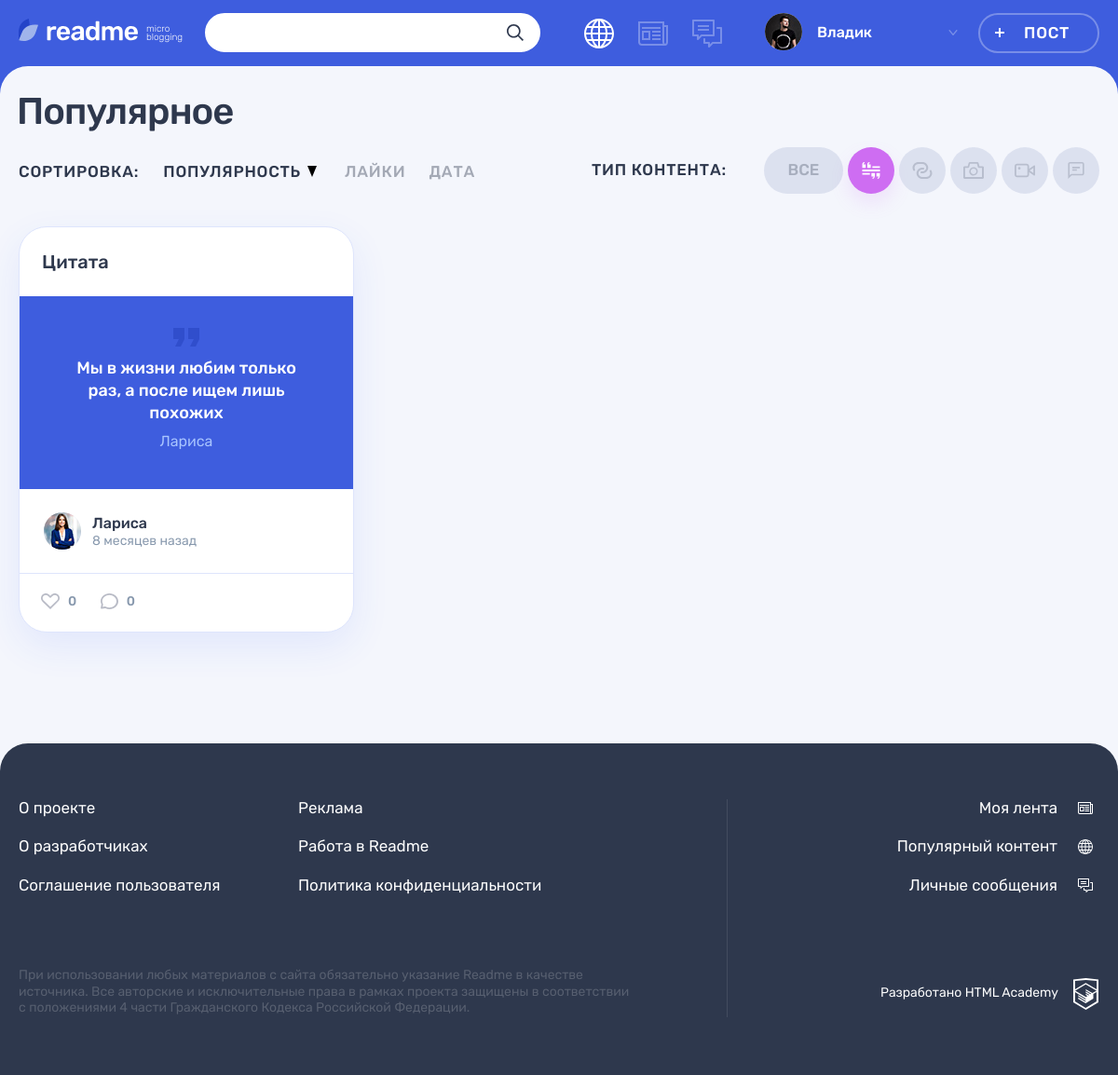
The app's page /popular.php?type_id=1 (signed in) with its own data.
### tables this page shows
CREATE TABLE content_types
(
  id         INT AUTO_INCREMENT PRIMARY KEY,
  name       VARCHAR(128) UNIQUE NOT NULL,
  icon_class VARCHAR(32)
);

CREATE TABLE posts
(
  id          INT AUTO_INCREMENT PRIMARY KEY,
  created_at  DATETIME     NOT NULL,
  title       VARCHAR(200) NOT NULL,
  content     VARCHAR(1000),
  author      VARCHAR(128),
  picture_url VARCHAR(1000),
  video_url   VARCHAR(1000),
  website     VARCHAR(1000),
  views_count INT UNSIGNED DEFAULT 0,
  user_id     INT          NOT NULL,
  type_id     INT          NOT NULL,
  FOREIGN KEY (user_id) REFERENCES users (id),
  FOREIGN KEY (type_id) REFERENCES content_types (id)
);

CREATE TABLE users
(
  id            INT AUTO_INCREMENT PRIMARY KEY,
  registered_at DATETIME            NOT NULL,
  email         VARCHAR(320) UNIQUE NOT NULL,
  login         VARCHAR(128) UNIQUE NOT NULL,
  password      VARCHAR(1000)       NOT NULL,
  avatar_path   VARCHAR(125)
);

### helpers.php (called while the page is built, shortened)
<?php
function include_template($name, array $data = [])
{
    $name = 'templates/' . $name;
    extract($data);
    require $name;
    $result = ob_get_clean();
    return $result;
}

### database/helpers.php (called while the page is built, shortened)
<?php
function prepareResult($query, $types = "", $params = []): mysqli_result {
    global $connect;
    $stmt = mysqli_prepare($connect, $query);
    if ($types !== "") {
        $result = mysqli_stmt_bind_param($stmt, $types, ...$params);
    }
    $result = mysqli_stmt_execute($stmt);
    $result = mysqli_stmt_get_result($stmt);
    return $result;
}

### database/posts.php (called while the page is built, shortened)
<?php
function fetchPostTypes(): array
{
    $query = "SELECT id, name, icon_class from content_types";
    return fetchData(prepareResult($query));
}
function fetchPopularPostsByType($type_id): array {
    $query = "SELECT created_at as created_date,
        posts.id,
        title,
        content,
        author,
        users.login,
        type_id,
        views_count,
        users.avatar_path
    FROM posts
        INNER JOIN users
            ON user_id = users.id
    WHERE type_id = ?
    ORDER BY views_count DESC
    LIMIT 6";
    return fetchData(prepareResult($query, "i", [$type_id]));
}

### templates/popular.php (the view, shortened to what this page needs)
<div class="container">
    <h1 class="page__title page__title--popular">Популярное</h1>
</div>
<div class="popular container">
    <div class="popular__filters-wrapper">
        <div class="popular__sorting sorting">
            <b class="popular__sorting-caption sorting__caption">Сортировка:</b>
            <ul class="popular__sorting-list sorting__list">
                <li class="sorting__item sorting__item--popular">
                    <a class="sorting__link sorting__link--active" href="#">
                        <span>Популярность</span>
                        <svg class="sorting__icon" width="10" height="12">
                            <use xlink:href="#icon-sort"></use>
                        </svg>
                    </a>
                </li>
                <li class="sorting__item">
                    <a class="sorting__link" href="#">
                        <span>Лайки</span>
                    </a>
                </li>
                <li class="sorting__item">
                    <a class="sorting__link" href="#">
                        <span>Дата</span>
                    </a>
                </li>
            </ul>
        </div>
        <div class="popular__filters filters">
            <b class="popular__filters-caption filters__caption">Тип контента:</b>
            <ul class="popular__filters-list filters__list">
                <li class="popular__filters-item popular__filters-item--all filters__item filters__item--all">
                    <a class="filters__button filters__button--ellipse filters__button--all <?= $current_type_id === null ? "filters__button--active" : "" ?>"
                       href="popular.php">
                        <span>Все</span>
                    </a>
                </li>
                <?php foreach ($post_types as $post_type): ?>
                    <li class="popular__filters-item filters__item">
                        <a class="filters__button filters__button--<?php
                        $active_class = $current_type_id === $post_type["id"] ? " filters__button--active" : "";
                        $post_class = htmlspecialchars($post_type["icon_class"]);
                        print($post_class . $active_class);
                        ?> button"
                           href="?type_id=<?= $post_type["id"] ?>">
                            <svg class="filters__icon" width="22" height="18">
                                <use xlink:href="#icon-filter-<?= htmlspecialchars($post_type["icon_class"]) ?>"></use>
                            </svg>
                        </a>
                    </li>
                <?php endforeach; ?>
            </ul>
        </div>
    </div>
    <div class="popular__posts">
        <?php foreach ($posts as $index => $post): ?>
            <article class="popular__post post <?= htmlspecialchars($post["type"]) ?>">
                <header class="post__header">
                    <a href="/post.php?post_id=<?= htmlspecialchars($post["id"]) ?>">
                        <h2><?= htmlspecialchars($post["title"]) ?></h2>
                    </a>
                </header>
                <?php
                    $template_post = include_template("/parts/post/" . $post["type"] . ".php", [
                        "id" => $post["id"],
                        "title" => $post["title"],
                        "content" => $post["contain"],
                        "author" => $post["user_name"],
                        "is_details" => false,
                        "show_title" => false,
                        "is_video_control" => false,
                    ]);
                    print($template_post);
                ?>
                <footer class="post__footer">
                    <div class="post__author">
                        <a class="post__author-link" href="#" title="Автор">
                            <div class="post__avatar-wrapper">
                                <img class="post__author-avatar" src="<?= htmlspecialchars($post["avatar"]) ?>"
                                     alt="Аватар пользователя">
                            </div>
                            <div class="post__info">
                                <b class="post__author-name"><?= htmlspecialchars($post["user_name"]) ?></b>
                                <time class="post__time" title="<?= htmlspecialchars($post["date_title"]) ?>"
                                      datetime="<?= htmlspecialchars($post["created_date"]) ?>"><?= htmlspecialchars(
                                        $post["time_ago"]
                                    ) ?></time>
                            </div>
                        </a>
                    </div>
                    <div class="post__indicators">
                        <div class="post__buttons">
                            <a class="post__indicator post__indicator--likes button" href="#" title="Лайк">
                                <svg class="post__indicator-icon" width="20" height="17">
                                    <use xlink:href="#icon-heart"></use>
                                </svg>
                                <span>0</span>
                            </a>
                            <a class="post__indicator post__indicator--comments button" href="#"
                               title="Комментарии">
                                <svg class="post__indicator-icon" width="19" height="17">
                                    <use xlink:href="#icon-comment"></use>
                                </svg>
                                <span>0</span>
                            </a>
                        </div>
                    </div>
                </footer>
            </article>
        <?php endforeach; ?>
    </div>
</div>

### templates/parts/post/post-quote.php (shortened to what this page needs)
<div class="post__main">
    <blockquote>
        <p>
            <?= htmlspecialchars($content) ?>
        </p>
        <cite><?= htmlspecialchars($author) ?></cite>
    </blockquote>
</div>

### records on screen
posts: title "Цитата", content "Мы в жизни любим только раз, а после ищем лишь похожих", author "Лариса", user.avatar_path (picture), user_name "Лариса", time_ago "8 месяцев назад"

### other values on screen
$user["login"] "Владик"
